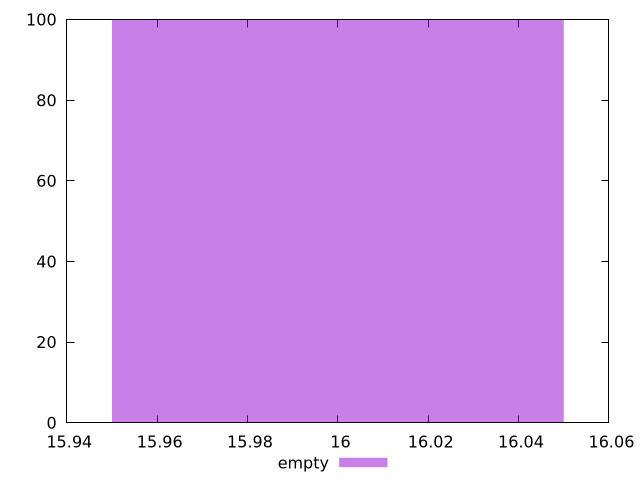

Generate this figure with gnuplot:
$_empty <<EOF
16 100
EOF
set key outside below
set terminal pngcairo
set output "report_00006_2020-11-02T20-21-41.718Z/max-potential-fid/empty//raw_hist.png"
set yrange [0:100]
set boxwidth 0.1
set style fill transparent solid 0.5 noborder
plot $_empty title "empty" with boxes ,
